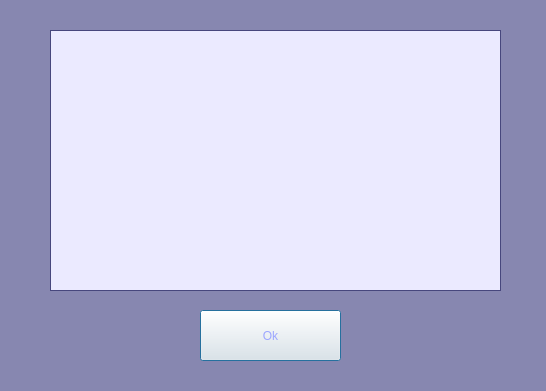
<?xml version="1.0" encoding="UTF-8"?>
<ui version="4.0">
 <class>QtWidget_AboutMeClass</class>
 <widget class="QDialog" name="QtWidget_AboutMeClass">
  <property name="geometry">
   <rect>
    <x>0</x>
    <y>0</y>
    <width>546</width>
    <height>391</height>
   </rect>
  </property>
  <property name="palette">
   <palette>
    <active>
     <colorrole role="WindowText">
      <brush brushstyle="SolidPattern">
       <color alpha="255">
        <red>252</red>
        <green>252</green>
        <blue>252</blue>
       </color>
      </brush>
     </colorrole>
     <colorrole role="Midlight">
      <brush brushstyle="SolidPattern">
       <color alpha="255">
        <red>255</red>
        <green>255</green>
        <blue>255</blue>
       </color>
      </brush>
     </colorrole>
     <colorrole role="Dark">
      <brush brushstyle="SolidPattern">
       <color alpha="255">
        <red>255</red>
        <green>255</green>
        <blue>255</blue>
       </color>
      </brush>
     </colorrole>
     <colorrole role="Mid">
      <brush brushstyle="SolidPattern">
       <color alpha="255">
        <red>100</red>
        <green>89</green>
        <blue>160</blue>
       </color>
      </brush>
     </colorrole>
     <colorrole role="Text">
      <brush brushstyle="SolidPattern">
       <color alpha="255">
        <red>57</red>
        <green>0</green>
        <blue>172</blue>
       </color>
      </brush>
     </colorrole>
     <colorrole role="BrightText">
      <brush brushstyle="SolidPattern">
       <color alpha="255">
        <red>44</red>
        <green>2</green>
        <blue>255</blue>
       </color>
      </brush>
     </colorrole>
     <colorrole role="ButtonText">
      <brush brushstyle="SolidPattern">
       <color alpha="255">
        <red>156</red>
        <green>166</green>
        <blue>255</blue>
       </color>
      </brush>
     </colorrole>
     <colorrole role="Base">
      <brush brushstyle="SolidPattern">
       <color alpha="255">
        <red>235</red>
        <green>234</green>
        <blue>255</blue>
       </color>
      </brush>
     </colorrole>
     <colorrole role="Window">
      <brush brushstyle="SolidPattern">
       <color alpha="120">
        <red>0</red>
        <green>0</green>
        <blue>88</blue>
       </color>
      </brush>
     </colorrole>
     <colorrole role="Shadow">
      <brush brushstyle="SolidPattern">
       <color alpha="255">
        <red>116</red>
        <green>116</green>
        <blue>116</blue>
       </color>
      </brush>
     </colorrole>
     <colorrole role="HighlightedText">
      <brush brushstyle="SolidPattern">
       <color alpha="255">
        <red>255</red>
        <green>255</green>
        <blue>255</blue>
       </color>
      </brush>
     </colorrole>
     <colorrole role="LinkVisited">
      <brush brushstyle="SolidPattern">
       <color alpha="255">
        <red>166</red>
        <green>0</green>
        <blue>166</blue>
       </color>
      </brush>
     </colorrole>
     <colorrole role="AlternateBase">
      <brush brushstyle="SolidPattern">
       <color alpha="70">
        <red>80</red>
        <green>84</green>
        <blue>127</blue>
       </color>
      </brush>
     </colorrole>
     <colorrole role="ToolTipText">
      <brush brushstyle="SolidPattern">
       <color alpha="255">
        <red>231</red>
        <green>231</green>
        <blue>231</blue>
       </color>
      </brush>
     </colorrole>
     <colorrole role="PlaceholderText">
      <brush brushstyle="SolidPattern">
       <color alpha="255">
        <red>255</red>
        <green>255</green>
        <blue>255</blue>
       </color>
      </brush>
     </colorrole>
    </active>
    <inactive>
     <colorrole role="WindowText">
      <brush brushstyle="SolidPattern">
       <color alpha="255">
        <red>252</red>
        <green>252</green>
        <blue>252</blue>
       </color>
      </brush>
     </colorrole>
     <colorrole role="Midlight">
      <brush brushstyle="SolidPattern">
       <color alpha="255">
        <red>255</red>
        <green>255</green>
        <blue>255</blue>
       </color>
      </brush>
     </colorrole>
     <colorrole role="Dark">
      <brush brushstyle="SolidPattern">
       <color alpha="255">
        <red>255</red>
        <green>255</green>
        <blue>255</blue>
       </color>
      </brush>
     </colorrole>
     <colorrole role="Mid">
      <brush brushstyle="SolidPattern">
       <color alpha="255">
        <red>100</red>
        <green>89</green>
        <blue>160</blue>
       </color>
      </brush>
     </colorrole>
     <colorrole role="Text">
      <brush brushstyle="SolidPattern">
       <color alpha="255">
        <red>57</red>
        <green>0</green>
        <blue>172</blue>
       </color>
      </brush>
     </colorrole>
     <colorrole role="BrightText">
      <brush brushstyle="SolidPattern">
       <color alpha="255">
        <red>44</red>
        <green>2</green>
        <blue>255</blue>
       </color>
      </brush>
     </colorrole>
     <colorrole role="ButtonText">
      <brush brushstyle="SolidPattern">
       <color alpha="255">
        <red>156</red>
        <green>166</green>
        <blue>255</blue>
       </color>
      </brush>
     </colorrole>
     <colorrole role="Base">
      <brush brushstyle="SolidPattern">
       <color alpha="255">
        <red>235</red>
        <green>234</green>
        <blue>255</blue>
       </color>
      </brush>
     </colorrole>
     <colorrole role="Window">
      <brush brushstyle="SolidPattern">
       <color alpha="120">
        <red>0</red>
        <green>0</green>
        <blue>88</blue>
       </color>
      </brush>
     </colorrole>
     <colorrole role="Shadow">
      <brush brushstyle="SolidPattern">
       <color alpha="255">
        <red>116</red>
        <green>116</green>
        <blue>116</blue>
       </color>
      </brush>
     </colorrole>
     <colorrole role="HighlightedText">
      <brush brushstyle="SolidPattern">
       <color alpha="255">
        <red>240</red>
        <green>240</green>
        <blue>240</blue>
       </color>
      </brush>
     </colorrole>
     <colorrole role="LinkVisited">
      <brush brushstyle="SolidPattern">
       <color alpha="255">
        <red>166</red>
        <green>0</green>
        <blue>166</blue>
       </color>
      </brush>
     </colorrole>
     <colorrole role="AlternateBase">
      <brush brushstyle="SolidPattern">
       <color alpha="70">
        <red>80</red>
        <green>84</green>
        <blue>127</blue>
       </color>
      </brush>
     </colorrole>
     <colorrole role="ToolTipText">
      <brush brushstyle="SolidPattern">
       <color alpha="255">
        <red>231</red>
        <green>231</green>
        <blue>231</blue>
       </color>
      </brush>
     </colorrole>
     <colorrole role="PlaceholderText">
      <brush brushstyle="SolidPattern">
       <color alpha="255">
        <red>255</red>
        <green>255</green>
        <blue>255</blue>
       </color>
      </brush>
     </colorrole>
    </inactive>
    <disabled>
     <colorrole role="WindowText">
      <brush brushstyle="SolidPattern">
       <color alpha="255">
        <red>255</red>
        <green>255</green>
        <blue>255</blue>
       </color>
      </brush>
     </colorrole>
     <colorrole role="Midlight">
      <brush brushstyle="SolidPattern">
       <color alpha="255">
        <red>255</red>
        <green>255</green>
        <blue>255</blue>
       </color>
      </brush>
     </colorrole>
     <colorrole role="Dark">
      <brush brushstyle="SolidPattern">
       <color alpha="255">
        <red>255</red>
        <green>255</green>
        <blue>255</blue>
       </color>
      </brush>
     </colorrole>
     <colorrole role="Mid">
      <brush brushstyle="SolidPattern">
       <color alpha="255">
        <red>100</red>
        <green>89</green>
        <blue>160</blue>
       </color>
      </brush>
     </colorrole>
     <colorrole role="Text">
      <brush brushstyle="SolidPattern">
       <color alpha="255">
        <red>255</red>
        <green>255</green>
        <blue>255</blue>
       </color>
      </brush>
     </colorrole>
     <colorrole role="BrightText">
      <brush brushstyle="SolidPattern">
       <color alpha="255">
        <red>44</red>
        <green>2</green>
        <blue>255</blue>
       </color>
      </brush>
     </colorrole>
     <colorrole role="ButtonText">
      <brush brushstyle="SolidPattern">
       <color alpha="255">
        <red>255</red>
        <green>255</green>
        <blue>255</blue>
       </color>
      </brush>
     </colorrole>
     <colorrole role="Base">
      <brush brushstyle="SolidPattern">
       <color alpha="120">
        <red>0</red>
        <green>0</green>
        <blue>88</blue>
       </color>
      </brush>
     </colorrole>
     <colorrole role="Window">
      <brush brushstyle="SolidPattern">
       <color alpha="120">
        <red>0</red>
        <green>0</green>
        <blue>88</blue>
       </color>
      </brush>
     </colorrole>
     <colorrole role="Shadow">
      <brush brushstyle="SolidPattern">
       <color alpha="255">
        <red>116</red>
        <green>116</green>
        <blue>116</blue>
       </color>
      </brush>
     </colorrole>
     <colorrole role="HighlightedText">
      <brush brushstyle="SolidPattern">
       <color alpha="255">
        <red>255</red>
        <green>255</green>
        <blue>255</blue>
       </color>
      </brush>
     </colorrole>
     <colorrole role="LinkVisited">
      <brush brushstyle="SolidPattern">
       <color alpha="255">
        <red>166</red>
        <green>0</green>
        <blue>166</blue>
       </color>
      </brush>
     </colorrole>
     <colorrole role="AlternateBase">
      <brush brushstyle="SolidPattern">
       <color alpha="70">
        <red>80</red>
        <green>84</green>
        <blue>127</blue>
       </color>
      </brush>
     </colorrole>
     <colorrole role="ToolTipText">
      <brush brushstyle="SolidPattern">
       <color alpha="255">
        <red>231</red>
        <green>231</green>
        <blue>231</blue>
       </color>
      </brush>
     </colorrole>
     <colorrole role="PlaceholderText">
      <brush brushstyle="SolidPattern">
       <color alpha="255">
        <red>255</red>
        <green>255</green>
        <blue>255</blue>
       </color>
      </brush>
     </colorrole>
    </disabled>
   </palette>
  </property>
  <property name="windowTitle">
   <string>QtWidget_AboutMe</string>
  </property>
  <widget class="QTextBrowser" name="textBrowser">
   <property name="geometry">
    <rect>
     <x>50</x>
     <y>30</y>
     <width>451</width>
     <height>261</height>
    </rect>
   </property>
   <property name="autoFillBackground">
    <bool>false</bool>
   </property>
  </widget>
  <widget class="QPushButton" name="okButton">
   <property name="geometry">
    <rect>
     <x>200</x>
     <y>310</y>
     <width>141</width>
     <height>51</height>
    </rect>
   </property>
   <property name="text">
    <string>Ok</string>
   </property>
  </widget>
 </widget>
 <layoutdefault spacing="6" margin="11"/>
 <resources/>
 <connections/>
</ui>
